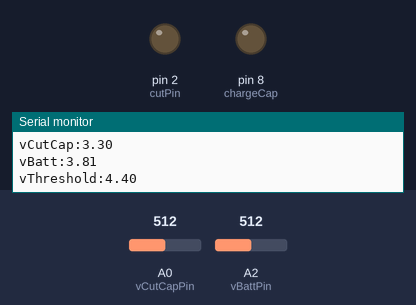
A sketch run on a simulated Arduino Uno, built with avr-gcc and run on an emulated ATmega328P. Shown: output pins drawn as LEDs (lit = HIGH), the last lines printed to the serial monitor. The test bench sets the inputs (shaded band); at power-on: A0 (vCutCapPin) = 512, A2 (vBattPin) = 512.

Above: at 1.8 s.
1.9 s: A0 (vCutCapPin) set to 672
3.4 s: A0 (vCutCapPin) set to 694
At 4.5 s:
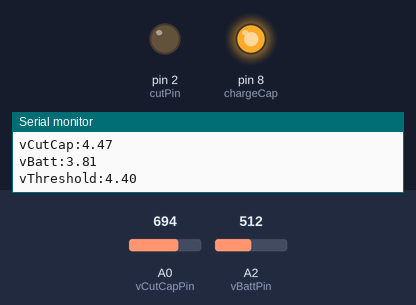
5.5 s: A0 (vCutCapPin) set to 650
7.2 s: A0 (vCutCapPin) set to 624
At 9.0 s:
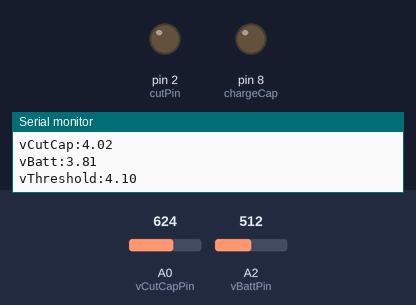
9.5 s: A0 (vCutCapPin) set to 716
At 10.6 s:
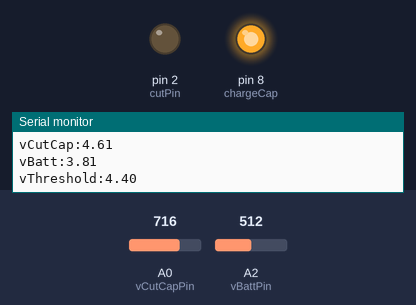
Timing chart, 0 to 12.5 s (numbered marks = the images above; inputs shaded):
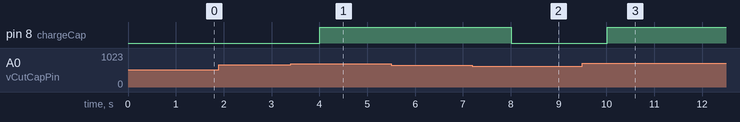

Measured:
- the behaviour switches between 682 and 683 on A0 (vCutCapPin) (found by bisection; images 0 and 1)
- the behaviour switches between 637 and 636 on A0 (vCutCapPin) (found by bisection; images 1 and 2)
- after the input at 3.4 s, pin 8 (chargeCap): LOW → HIGH after 0.61 s
- after the input at 7.2 s, pin 8 (chargeCap): HIGH → LOW after 0.81 s
- after the input at 9.5 s, pin 8 (chargeCap): LOW → HIGH after 0.52 s

The sketch:

CutDownRemote.ino
```cpp
#include <EEPROM.h>
#include <MsTimer2.h>

// ADD HYSTERESIS: charge capacitors until certain percent above 4.5 volts,
// then allow to drain until same percent below, then resume charging.

// Analog Pin Assignments
int vCutCapPin = A0; // Reads voltage from capacitor
int vBattPin = A2;
int vTempPin = A3;

// Digital Pin Assignments
int cutPin = 2;
int setSwitchPin = 3;
int startSwitchPin = 4;
int upSwitchPin = 5;
int downSwitchPin = 6;
int chVarSwitchPin = 7;
int chargeCap = 8; // Set to LOW to charge capacitor

// Charge Constants
float vRefStop = 4.4;
float vRefStart = 4.1;
float vCC = 3.3;
// define variable that keep track where the threshold is
float vThreshold = 4.1;
//float vBattRange = vRef * 4.092;
//float vCutCapRange = vRef * 2.0;
//float vBackupCapRange = vRef * 2.0;

// EEPROM Constants
float timeOhFactor = 0.1213; // 0.0333; // Empirical with 3 second waitTime
int maxEepromAddr = 1023; // ATMega328
String dataValues = "2*(T+75)(C), vB*20(V), vC*20(V), Cut";

// Cutdown variables
int cutDelayMins; // Time until drop
boolean isCut; // Line has been cut

// Wait time variables
int waitTime = 30000;
int ledFlashTime;

// Sample variables
int sampleCount;
int sampleNum;
int sampleTime;

// User defined variables
int varnum = 1;

// Charge variables
float vCharged;
float vCutCap;
float vBatt;
boolean isCharged;
boolean chgEnable;

// Sensor variables
int dataSampleInterval;
int sensType;

// Activity variables
boolean active;

// Necessary for EEPROM
int eepromAddr;

void setup()
{
  // Switches & Cut Pin
  pinMode(cutPin, OUTPUT);
  pinMode(setSwitchPin, INPUT_PULLUP );
  pinMode(startSwitchPin, INPUT_PULLUP);
  pinMode(upSwitchPin, INPUT_PULLUP);
  pinMode(downSwitchPin, INPUT_PULLUP);
  pinMode(chVarSwitchPin, INPUT_PULLUP);
  pinMode(chargeCap, OUTPUT);

  /*
  // LED Setup
  pinMode(LEDPinTime, OUTPUT);
  pinMode(LEDPinBatt, OUTPUT);
  pinMode(LEDPinCap, OUTPUT);
  pinMode(LEDPinMode, OUTPUT);
  pinMode(LEDPinTimer, OUTPUT);
  pinMode(LEDPinCharge, OUTPUT);
  */

  chgEnable = true;
  activateCut( false );
  isCut = false;
  setTimerLED( false );
  sensType = 0; // LM60
  sampleTime = 60; // ms
  float temp = ( 1000.0 * sampleTime ) / ( 1.0 * waitTime );
  sampleCount = (int)( 0.5 + temp);
  ledFlashTime = 10; // ms
  vCharged = 4.4; // When used for testing purposes set this to 0.0

  active = false;
  cutDelayMins = 0;
  sampleNum = 1;
  digitalWrite(chargeCap,HIGH); // default is not charging

  Serial.begin(9600);
  Serial.flush();

  MsTimer2::set( waitTime, timesUp );
}

void loop()
{
  // Every 3 seconds as defined by MSTime2
  while( active );
  //detachInterrupt( 1 );

  vBatt = analogRead( vBattPin ) * ((39.0+51.0)/39.0)* vCC / 1024.0;
  vCutCap = (analogRead( vCutCapPin ) * 2.0 * vCC ) / 1024.0;
  Serial.print("vCutCap:");Serial.println( vCutCap );
  Serial.print("vBatt:");Serial.println( vBatt );
  Serial.print("vThreshold:");Serial.println( vThreshold );
  // If discharging and below voltage reference, start charging
  if(vCutCap > vThreshold)
  {
    vThreshold = vRefStart;
    digitalWrite(chargeCap,HIGH);
  }
  if (vCutCap < vThreshold)
  {
    vThreshold = vRefStop;
    digitalWrite(chargeCap,LOW);
  }
  delay(1000);
  /*
  if (isCharged & (vCutCap <= vRefStart))
  {
    //digitalWrite(LEDPinCharge, LOW);
    waitForCharge();
  }

  // If switch is pressed (assuming active HIGH), allow time to be set
  while (getModeSwitch())
  {
    //digitalWrite(LEDPinMode, HIGH);

    // Display Current Timer Value
    Serial.print(cutDelayMins);

    if (digitalRead(upSwitchPin) == HIGH)
    {
      cutDelayMins += 1;
    }
    if (digitalRead(downSwitchPin) == HIGH)
    {
      cutDelayMins -= 1;
    }
  }

  if (digitalRead(chVarSwitchPin) == HIGH)
  {
    if(varnum == 3)
    {
      varnum = 1;
    }
    else
    {
      varnum += 1;
    }
  }

  if (varnum == 1)
  {
    //digitalWrite(LEDPinTime, HIGH);
    //digitalWrite(LEDPinBatt, LOW);
    //digitalWrite(LEDPinCap, LOW);

    // Display Time
    Serial.print(cutDelayMins);
  }

  if (varnum == 2)
  {
    //digitalWrite(LEDPinTime, LOW);
    //digitalWrite(LEDPinBatt, HIGH);
    //digitalWrite(LEDPinCap, LOW);

    // Display Percent Charge on Battery
    Serial.print("Batt Charge");
  }

  if (varnum == 3)
  {
    //digitalWrite(LEDPinTime, LOW);
    //digitalWrite(LEDPinBatt, LOW);
    //digitalWrite(LEDPinCap, HIGH);

    // Display Percent Charge on Capacitors
    Serial.print("Percent Cap Charge");
  }

  //digitalWrite(LEDPinMode, LOW);

  if ( digitalRead(startSwitchPin) == HIGH )
  {
    active = true;
    //digitalWrite(LEDPinTimer, HIGH);

    if ( cutDelayMins > 0 )
    {
      Serial.println("Timer is now active.");
      Serial.println("");
      Serial.flush();
      Serial.write('X');
      Serial.print(cutDelayMins);
      Serial.print(",");
      Serial.println( "Min, T(C), Vbat(V), Vcut(V), Cut");
      Serial.flush();
      eepromAddr = 1;
      EEPROM.write( 0, eepromAddr ); // Initial eeprom address
    }

    else
    {
      active = false;
    }
  }

  if ( digitalRead(startSwitchPin) == LOW )
  {
    active = false;
  }

  else
  {
    flashTimerLED( ledFlashTime, 1 );
    boolean tmp = cutdownReceived();

    if ( tmp && chgEnable )
    {
      activateCut( tmp );
      chgEnable = false; // This branch only once
      isCut = true;
      delay(100);
    }

    if (sampleNum >= sampleCount)
    {
      float temp = readTemp( vTempPin, 0 );
      vBatt = analogRead( vBattPin ) / 1024.0;
      float vCutCap = analogRead( vCutCapPin ) / 1024.0;

      Serial.print( cutDelayMins );
      Serial.print( ", ");
      Serial.print( temp );
      Serial.print( ", ");
      Serial.print( vBatt );
      Serial.print( ", ");
      Serial.print( vCutCap );
      Serial.print( ", ");
      Serial.println( tmp );
      Serial.flush();

      temp = 2.0 * ( temp + 75.0 ); // Shift temperature range
      // Constrain readings to byte values
      if ( temp > 255 )
      {
        temp = 255;
      }

      if ( temp < 0 ) temp = 0;
      {
        vBatt /= 0.05;
      }

      if ( vBatt > 255 )
      {
        vBatt = 255;
      }

      if ( vBatt < 0  )
      {
        vBatt = 0;
      }

      vCutCap /= 0.05;

      if ( vCutCap > 255 )
      {
        vCutCap = 255;
      }

      if ( vCutCap < 0  )
      {
        vCutCap = 0;
      }

      // EEPROM TIMER CODE
      // If out of eeprom, keep overwriting the last set of samples
      if ( eepromAddr > maxEepromAddr )
      {
        eepromAddr = ( maxEepromAddr - 3 );
      }
      EEPROM.write( eepromAddr, byte( temp ) );
      eepromAddr +=1;
      EEPROM.write( eepromAddr, byte( vBatt ) );
      eepromAddr +=1;
      EEPROM.write( eepromAddr, byte( vCutCap ) );
      eepromAddr +=1;
      EEPROM.write( eepromAddr, byte( isCut ) );
      EEPROM.write( 0, byte(eepromAddr) );
      eepromAddr += 1;
      sampleNum = 0;
    }

    sampleNum += 1;
  }

  Serial.flush();
  */
} // END OF VOID LOOP

// ACTIVATE CUTDOWN
void activateCut( boolean state )
{
  digitalWrite( cutPin, state );
}


// STOP TIMER
// Required for EEPROM timer
void timesUp()
{
  active = false;
}


// CUTDOWN CHECK
// Has the remote cutdown order ('C' byte) been recieved?
boolean cutdownReceived()
{
  boolean isReceived = false;
  for (int i = 0; i < 10; i++)
  {
    if (Serial.available() > 0)
    {
      int incomingByte = Serial.read();
      if (incomingByte == 'C')
      {
        isReceived = true;
        Serial.println("Cutdown command received.");
        Serial.flush();
      }
    }
    delay(5);
  }
  return isReceived;
}


// SET TIMER LED
void setTimerLED( boolean state )
{
  if ( state )
  {
    //digitalWrite( LEDPinTimer, HIGH );
  }

  else
  {
    //digitalWrite( LEDPinTimer, LOW );
  }
}


// TIMER LED FLASH
void flashTimerLED( int flashTime, int numFlashes )
{
  for ( int i = 0 ; i < numFlashes ; i++ )
  {
    //digitalWrite( LEDPinTimer, HIGH );
    delay( flashTime );
    //digitalWrite( LEDPinTimer, LOW );
    delay(100);
  }
}


// GET TIMER ACTIVITY
boolean isActive()
{
  return( active );
}


// ACTIVATE TIMER
void setActive()
{
  active = true;
}


// SET MODE
// Is "set" switch pressed?
boolean getModeSwitch()
{
  // Assuming set switch is active low
  return( digitalRead( setSwitchPin ) == LOW );
}


// TEMPERATURE
// Reading temperature sensor
float readTemp( int pin, int sensType )
{
  // Temperature Sensor constants:
  //   0  LM60
  //   1  MAX6605
  //   2  TMP36
  int mVoltsAtRefTemp[] = { 424, 744, 750 };
  int refTempC[] = { 0, 0, 25 };
  float mVperDegC[] = { 6.25, 11.9, 10.0 };

  float mVolts = analogRead(vTempPin);

  return(mVolts);
}


// HYSTERESIS
// If not charged, call this method to wait until charged
void waitForCharge()
{
  isCharged = false;
  digitalWrite(chargeCap, HIGH);
  vCutCap = analogRead( vCutCapPin ) / 1024.0;
  vBatt = analogRead( vBattPin ) / 1024.0;

  while ( vCutCap < vRefStop )
  {
    delay(40);
    Serial.print("Battery Charge = ");
    Serial.print(vBatt);
    Serial.print("V, ");
    Serial.print("Capacitor Charge = ");
    Serial.print(vCutCap);
    Serial.println("V. Waiting for full capacitor charge...");
    Serial.flush();

    delay(5000);
    flashTimerLED( ledFlashTime, 1 );

    vCutCap = analogRead( vCutCapPin ) / 1024.0;
    vBatt = analogRead( vBattPin ) / 1024.0;
  }

  isCharged = true;
  digitalWrite(chargeCap, LOW);
  //digitalWrite(LEDPinCharge, HIGH);
}


// TROUBLESHOOTING
// If code is not working properly, run this to see if too much ram is being used
int freeRam()
{
  extern int __heap_start, *__brkval;
  int v;
  return (int) &v - (__brkval == 0 ? (int) &__heap_start : (int) __brkval);
}
```
